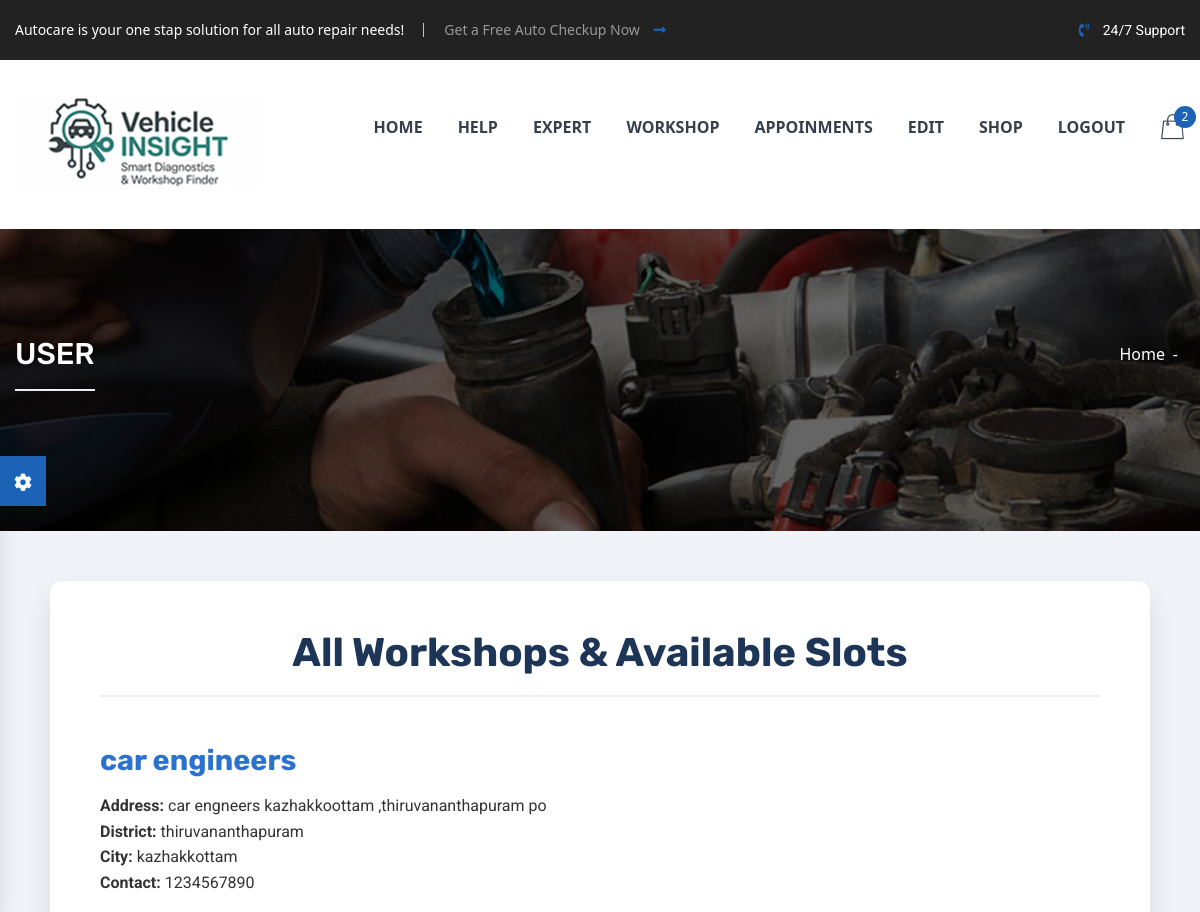
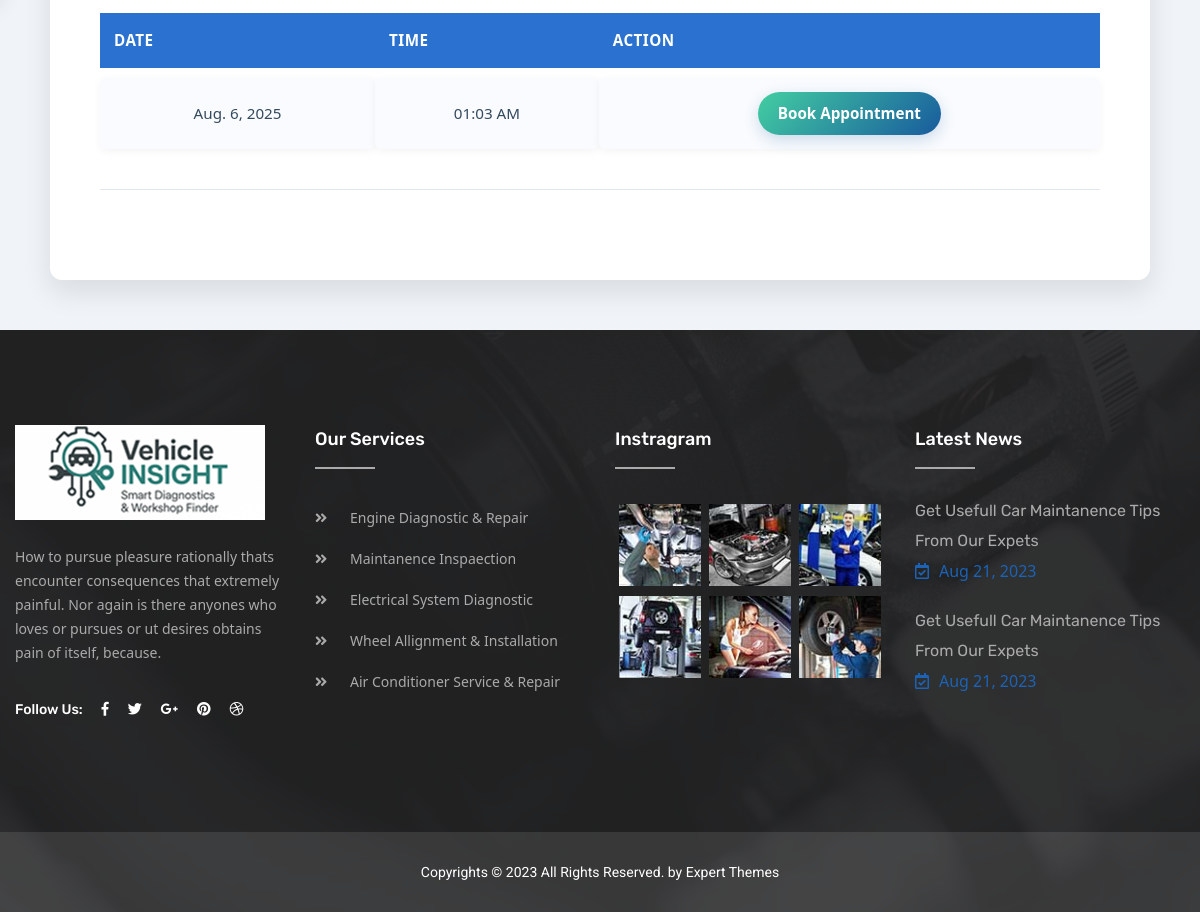
Page /all_workshops_with_slots/ (signed in) on the committed database (2 pictures, top to bottom).
### appnew/models.py (models this page shows, shortened)
class workshop(models.Model):
    workshopname = models.CharField(max_length=100)
    adress = models.CharField(max_length=100)
    district = models.CharField(max_length=100)
    city = models.CharField(max_length=100)
    wcontactno = models.CharField(
        max_length=10,
        validators=[RegexValidator(regex=r'^\d{10}$', message="Contact number must be exactly 10 digits.")]
    )
    BRN=models.CharField(max_length=50,default=0)
    workshopid = models.ForeignKey(login, on_delete=models.CASCADE)
    average_rating = models.FloatField(default=0.0)
    average_rating = models.FloatField(default=0.0)
    latitude = models.FloatField(null=True, blank=True)
    longitude = models.FloatField(null=True, blank=True)

class WorkshopSlot(models.Model):
    workshop = models.ForeignKey(workshop, on_delete=models.CASCADE)
    date = models.DateField()
    time = models.TimeField()
    is_available = models.BooleanField(default=True)

### appnew/views.py (the view)
# urls.py: path('all_workshops_with_slots/', views.all_workshops_with_slots, name='all_workshops_with_slots'),
def all_workshops_with_slots(request):
    if 'userid' not in request.session:
        return redirect('userlogin')
    today = date.today()
    now = datetime.now().time()
    user_id = request.session['userid']
    complaints = Appoinment.objects.filter(
        userid__userid=user_id,
        status__in=['pending', 'accepted', 'processing']
    ).count()
    workshops = workshop.objects.all()
    workshop_slots = []
    for ws in workshops:
        future_slots = WorkshopSlot.objects.filter(
            workshop=ws
        ).filter(
            Q(date__gt=today) |
            Q(date=today, time__gte=now)
        ).order_by('date', 'time')
        if future_slots.exists():
            workshop_slots.append({'workshop': ws, 'slots': future_slots})
    return render(request, 'all_workshops_with_slots.html', {
        'workshop_slots': workshop_slots,
        'today': today,
        'now': now,
        'complaints': complaints
    })

### appnew/templates/all_workshops_with_slots.html (shortened to what this page needs)
{% extends "userheader.html" %}
{% block content %}
<div class="container">
    <h1>All Workshops & Available Slots</h1>
    {% for item in workshop_slots %}
    <div class="workshop-block">
        <h2>{{ item.workshop.workshopname }}</h2>
        <p>
            <strong>Address:</strong> {{ item.workshop.adress }}<br>
            <strong>District:</strong> {{ item.workshop.district }}<br>
            <strong>City:</strong> {{ item.workshop.city }}<br>
            <strong>Contact:</strong> {{ item.workshop.wcontactno }}
        </p>
        {% if item.slots %}
        <table>
            <thead>
                <tr>
                    <th>Date</th>
                    <th>Time</th>
                    <th>Action</th>
                </tr>
            </thead>
            <tbody>
                {% for slot in item.slots %}
                <tr>
                    <td>{{ slot.date }}</td>
                    <td>{{ slot.time|time:"h:i A" }}</td>
                    <td>
    {% if complaints == 0 %}
        {% if slot.date > today %}
            <a href="{% url 'appointment' slot.id item.workshop.id %}" class="book-btn">Book Appointment</a>
        {% elif slot.date == today %}
            {% if slot.time >= now %}
                <a href="{% url 'appointment' slot.id item.workshop.id %}" class="book-btn">Book Appointment</a>
            {% else %}
                <span class="btn-disabled">Book Appointment</span>
            {% endif %}
        {% else %}
            <span class="btn-disabled">Book Appointment</span>
        {% endif %}
    {% else %}
        <span class="btn-disabled">Already booked. Complete current booking first.</span>
    {% endif %}
</td>
                </tr>
                {% endfor %}
            </tbody>
        </table>
        {% else %}
        <div class="no-slots">No available slots.</div>
        {% endif %}
    </div>
    {% empty %}
    <p>No workshops found.</p>
    {% endfor %}
</div>
{% endblock %}

### appnew/templates/all_workshops_with_slots.html (style rules this page uses)
body { font-family: 'Segoe UI', Tahoma, Geneva, Verdana, sans-serif; background: #f0f4f8; margin: 0; padding: 0; }
.container { max-width: 1100px; margin: 50px auto; background: #ffffff; border-radius: 12px; box-shadow: 0 12px 28px rgba(0, 0, 0, 0.1); padding: 40px 50px; }
h1 { text-align: center; color: #1d3557; font-size: 2.5rem; margin-bottom: 40px; border-bottom: 2px solid #eee; padding-bottom: 10px; }
.workshop-block { margin-bottom: 50px; padding-bottom: 30px; border-bottom: 1px solid #dfe6ed; }
.workshop-block h2 { color: #2a71d0; font-size: 1.8rem; margin-bottom: 10px; }
.workshop-block p { font-size: 1rem; color: #333; line-height: 1.6; margin-bottom: 20px; }
table { width: 100%; border-collapse: separate; border-spacing: 0 10px; }
th { background: #2a71d0; color: white; padding: 14px; font-size: 0.95rem; text-transform: uppercase; letter-spacing: 0.03em; }
td { background: #f9fbfe; padding: 14px; text-align: center; font-size: 0.95rem; color: #34495e; border-radius: 6px; box-shadow: 0 2px 8px rgba(0, 0, 0, 0.05); }
.book-btn { background: linear-gradient(135deg, #43cea2, #185a9d); color: white; padding: 8px 20px; border-radius: 25px; text-decoration: none; font-weight: 600; transition: background 0.3s ease, box-shadow 0.3s ease; display: inline-block; box-shadow: 0 5px 15px rgba(24, 90, 157, 0.2); }

### rows in the picture
workshop: workshop.workshopname "car engineers", workshop.adress "car engneers kazhakkoottam ,thiruvananthapuram po", workshop.district "thiruvananthapuram", workshop.city "kazhakkottam", workshop.wcontactno "1234567890"
WorkshopSlot: date "Aug. 6, 2025", time "01:03 AM", shows "Book Appointment"
